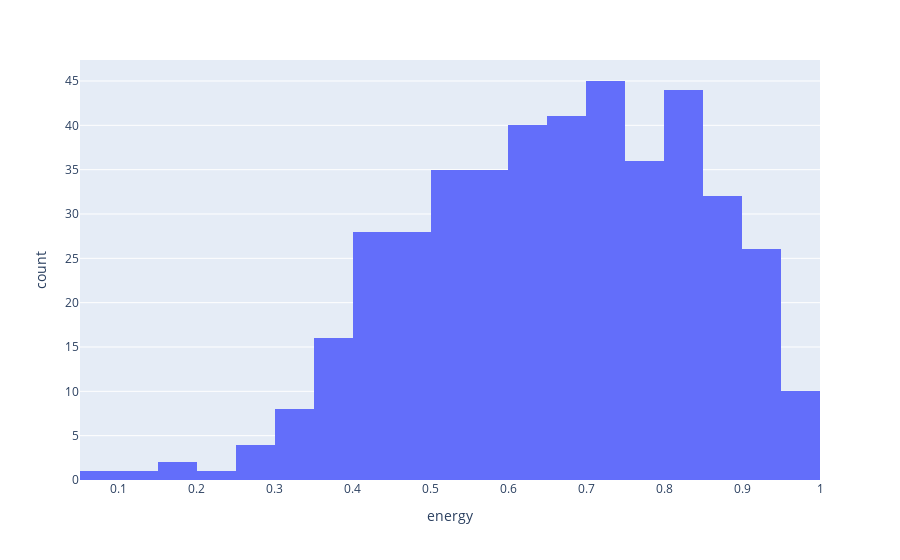

Source (notebook cell):
### Code cell
fig = px.histogram(df_99, x="energy")
fig.show()

### Figure 1 — Plotly figure (JSON) as saved in the notebook; plotly's stock layout.template omitted (floating-point values rounded to 4 significant figures; data arrays with more than 128 entries replaced by an {"elided": "..."} marker saying what was removed)
{"data": [{"alignmentgroup": "True", "bingroup": "x", "hovertemplate": "energy=%{x}<br>count=%{y}<extra></extra>", "legendgroup": "", "marker": {"color": "#636efa", "pattern": {"shape": ""}}, "name": "", "offsetgroup": "", "orientation": "v", "showlegend": false, "type": "histogram", "x": {"elided": "434 float values"}, "xaxis": "x", "yaxis": "y"}], "layout": {"barmode": "relative", "legend": {"tracegroupgap": 0}, "margin": {"t": 60}, "xaxis": {"anchor": "y", "domain": [0, 1], "title": {"text": "energy"}}, "yaxis": {"anchor": "x", "domain": [0, 1], "title": {"text": "count"}}}}
